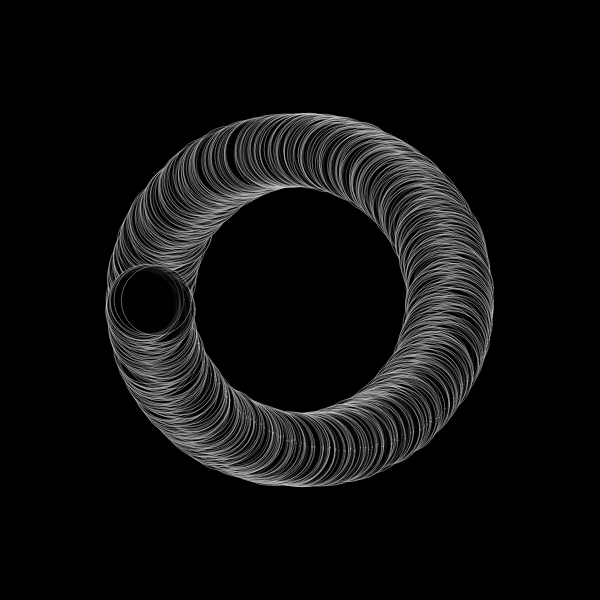
Frame 1 (no input)
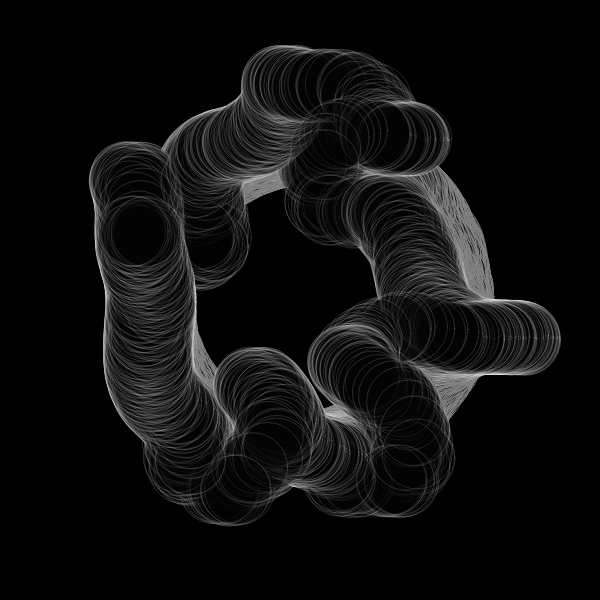
Frame 60 (no input)
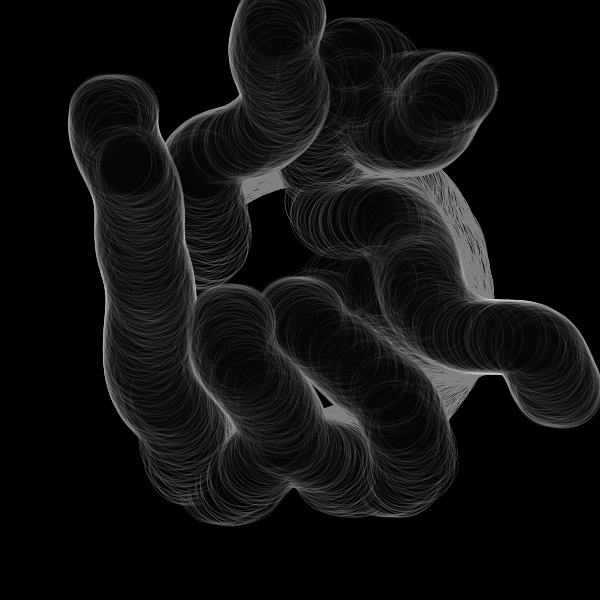
Frame 120 (the mouse pressed at the canvas centre since frame 60)

The p5.js sketch that drew these frames (run headless with seeded random() and noise() and a simulated clock; from frame 60 on, the mouse is pressed at the canvas centre):

// p5.js sketch
// ── sketch.js
/* Forked from  Roni Kaufman
 inspired by https://twitter.com/dmitricherniak/status/1214888292421951488?s=09
Fork and modifications by Nina Lutz
*/

let particles = [];
let circles = [];
let squiggliness = 1/500;
let interval;
let margin = 20;
let theEnd = false;
let r = 150;
let noiseFactor = 10;
let baseHue;

function setup() {

  var canvas;
  if(windowWidth>=600 && windowHeight >=600){
    canvas = createCanvas(600, 600);
  }
  else{
    canvas = createCanvas(windowWidth, windowHeight - 100);
  }

  var x = (windowWidth - width) / 2;
  var y = (windowHeight - height) / 2;

  canvas.position(x, y);

  noStroke();
  
  updateParticles();
    background(0)


  interval = setInterval(updateParticles, 5000);
}

function draw() {
  background(0, 1)
  if (theEnd) {
    noLoop();
  } else {
    for (let p of particles) {
      p.draw();
      p.move();
    }
  }
}

function updateParticles() {
  particles = [];
  let xCenter = width/2;
  let yCenter = height/2;
  let n = r*10;
  for (let i = 0; i < n; i++) {
    let theta = map(i, 0, n, -PI, PI);
    let x_ = xCenter + r*cos(theta);
    let y_ = yCenter + r*sin(theta);
    let s_ = 2;
    let sat_ = random(noiseFactor/2, 100);
    let val_ = random(0, noiseFactor*2);
    particles.push(new Particle(x_, y_, s_, sat_, val_));
  }
  r -= 14;
  noiseFactor += 10;
  baseHue += 0;
  if (r < 20) {
    clearInterval(interval);
    theEnd = true;
  }
}

function Particle(x_, y_, s_, sat_, val_) {
  this.x = x_; // x
  this.y = y_; // y
  this.size = s_; // size
  this.sat = sat_; // saturation
  this.val = val_; // value
  
  this.alpha = 100;
  this.dist = 1.2;
  
  this.move = function() {
    let theta = noise(this.x * squiggliness, this.y * squiggliness)*PI*noiseFactor;
    fill(baseHue%100, this.sat, this.val, this.alpha);
    let v = p5.Vector.fromAngle(theta, this.dist);
    this.x += v.x;
    this.y += v.y;
    //this.dist *= 0.999;
    this.alpha *= 0.985;
    this.size *= 0.985;
  }
  
  this.draw = function() {
    //fill(100, this.alpha);
    fill(0, this.alpha)
    stroke(244, this.alpha)
    circle(this.x + random(-10, 10), this.y + random(-2, 2), 70);
  }
}

function intersectsWithOtherCircles(x_, y_, r_) {
  for (let c of circles) {
    if (dist(c.x, c.y, x_, y_) < c.r + r_ + margin) {
      return true;
    }
  }
  circles.push({x: x_, y: y_, r: r_});
  return false;
}
